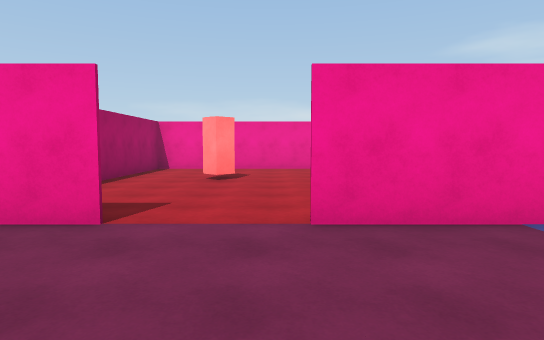
View 1 (above)

18 first-person views from a walk through a 3-D level made in the Unity game engine. The camera is 1.5 m above the floor, tilts 4° down and sees 75° across. The floor is counted in squares, 2 m on a side. Each view is taken from the middle of a square. On the plan, view 1 faces up. The plan holds only what a view shows up to about 11 squares ahead; the rest is blank. The place goes on beyond the plan. The player is left out. Door leaves are left out, so doorways stand open.

View 2
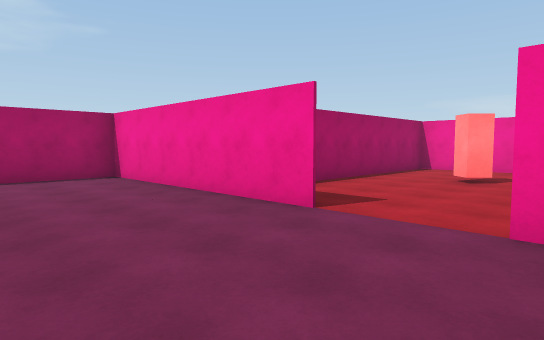

View 3
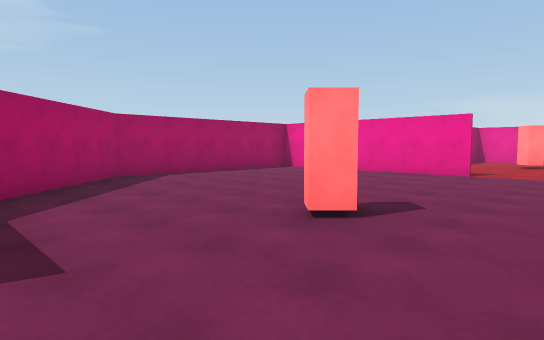

View 4
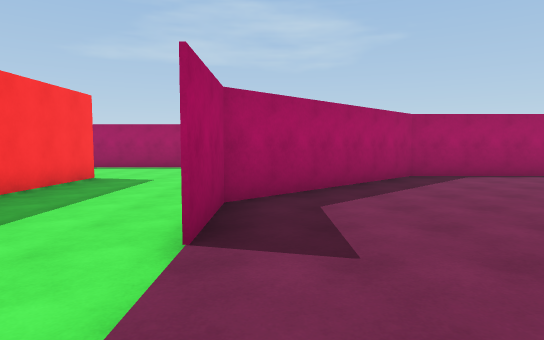

View 5
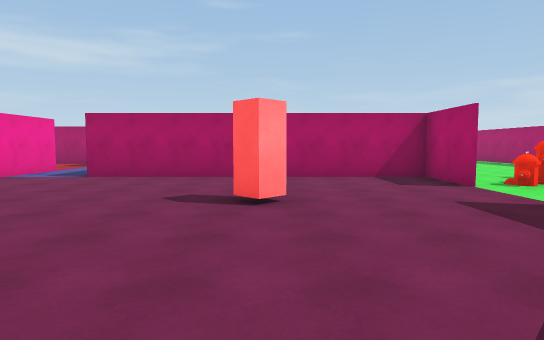

View 6
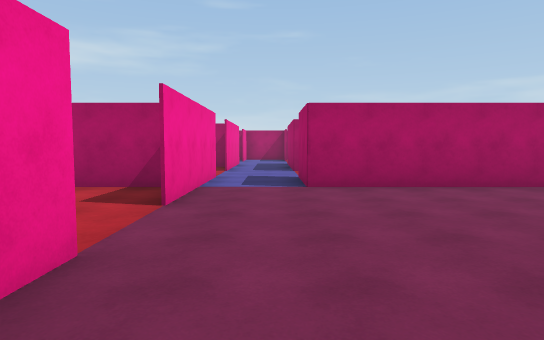

View 7
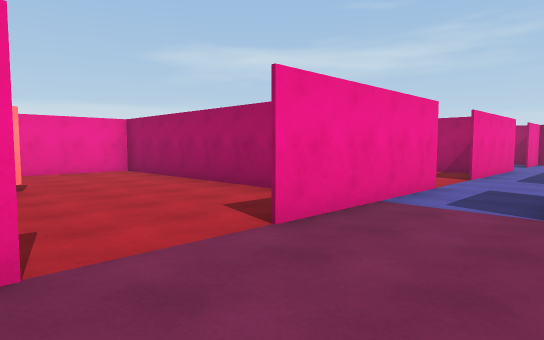

View 8
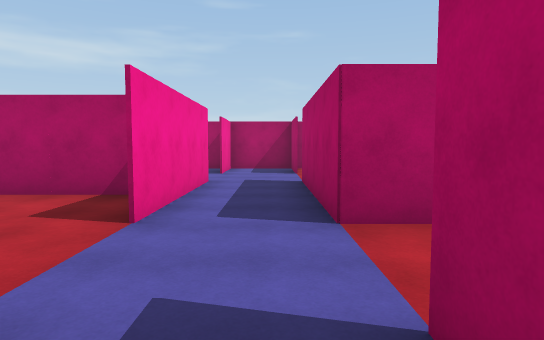

View 9
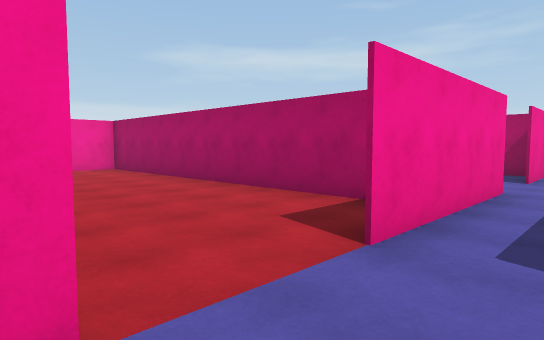

View 10
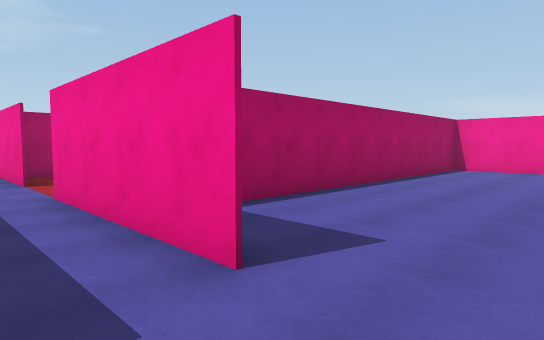

View 11
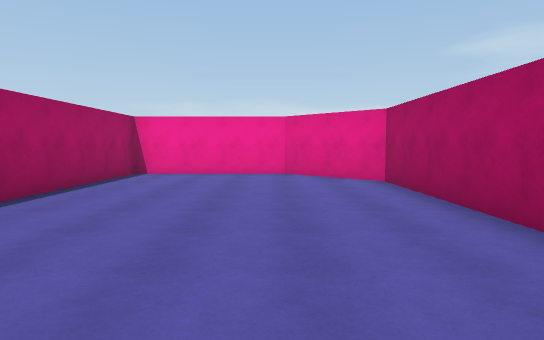

View 12
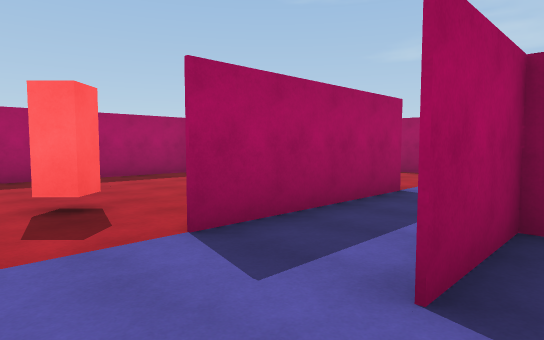

View 13
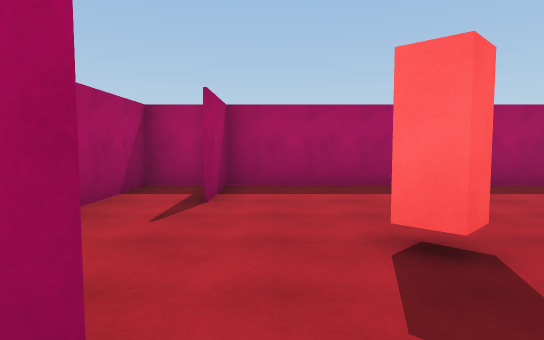

View 14
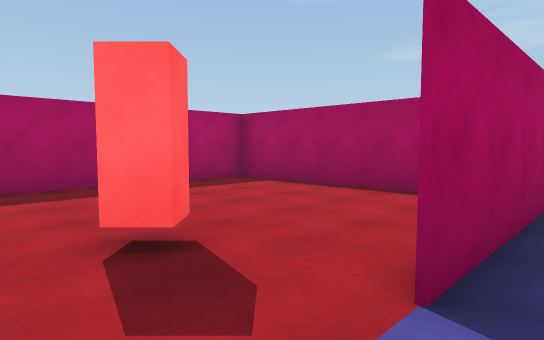

View 15
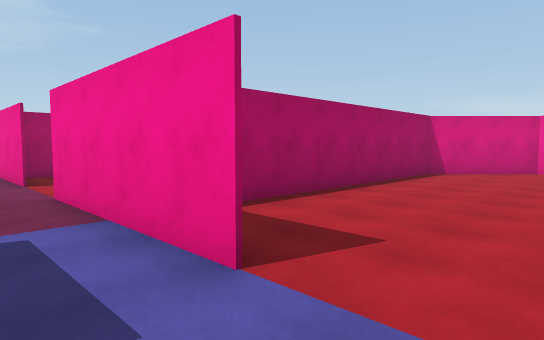

View 16
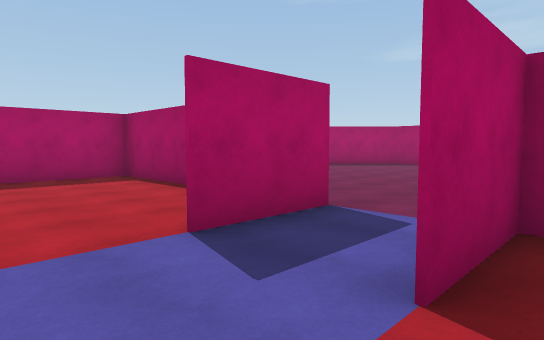

View 17
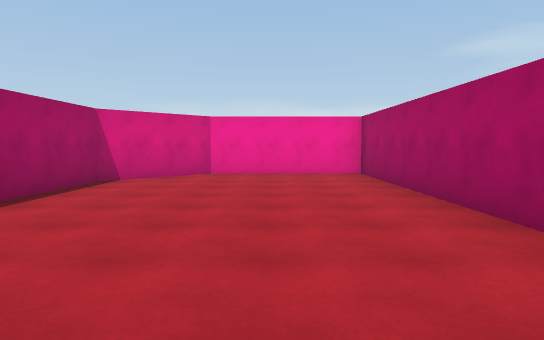

View 18
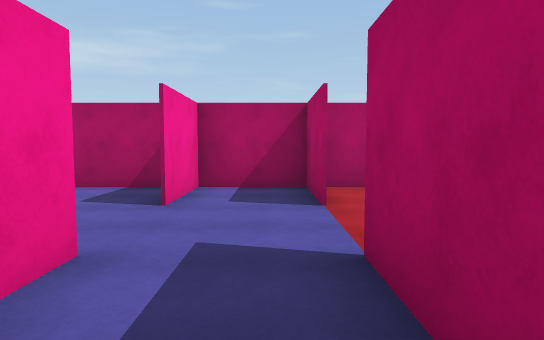

### Floor plan
Ten units are one square. View 1 is at (0, 0); x grows to the right and y downward. Boxes are objects, and circles mark ways between rooms. Rooms are numbered by the first view taken in them; rooms with no view inside come last. Other rooms are left out.
<svg viewBox="-81 -139 230 211">
<path fill="none" stroke="#000" d="M-16 -33 -76 -33 -76 26 -36 66 -16 66M2 66 23 66 23 -14 44 -14M44 -33 2 -33M122 -14 143 -14 143 -29M144 -33 122 -33M84 -134 84 -34 104 -34M143 -29 143 -113 124 -133 79 -133M63 -14 104 -14M104 -33 62 -33M83 -39 83 -134M79 -133 44 -133 24 -113 24 -34 44 -34M-36 -44 -36 -36M23 -39 23 -113M-36 -110 -36 -59M24 -113 -34 -113M128 46 128 26M64 2 64 46 143 46 143 23M143 -2 143 -11M24 -1 24 46 49 46"/>
<rect x="-15" y="25" width="10" height="10" fill="#bbb"><title>other object</title></rect>
<rect x="-15" y="-85" width="10" height="10" fill="#bbb"><title>other object</title></rect>
<rect x="105" y="-5" width="10" height="20" fill="#bbb"><title>other object</title></rect>
<circle cx="-7" cy="-33" r="3" fill="#2a7"/>
<circle cx="113" cy="-23" r="3" fill="#2a7"/>
<circle cx="53" cy="-23" r="3" fill="#2a7"/>
<text x="-20" y="10">1</text>
<text x="120" y="-20">2</text>
<text x="110" y="-80">3</text>
<text x="80" y="-20">4</text>
<text x="50" y="-80">5</text>
<text x="-10" y="-70">6</text>
<text x="100" y="20">7</text>
<text x="40" y="20">8</text>
</svg>
Room 1 opens to room 6. Room 2 opens to room 3. Room 4 opens to room 5.

Where each view was taken, in squares from view 1:
view 1: 0 up, 0 right, facing up
view 2: 0 up, 1 right, facing up-left
view 3: 6 down, 1 right, facing up-left
view 4: 6 down, 1 right, facing left
view 5: 3 down, 6 left, facing right
view 6: 2 up, 4 left, facing right
view 7: 1 up, 2 left, facing up-right
view 8: 2 up, 3 right, facing right
view 9: 2 up, 4 right, facing up-right
view 10: 2 up, 12 right, facing up-left
view 11: 4 up, 12 right, facing up
view 12: 4 up, 12 right, facing down-left
view 13: 2 up, 12 right, facing down
view 14: 2 up, 12 right, facing down-left
view 15: 2 up, 6 right, facing up-left
view 16: 4 up, 6 right, facing down-left
view 17: 4 up, 6 right, facing up
view 18: 2 up, 8 right, facing right
